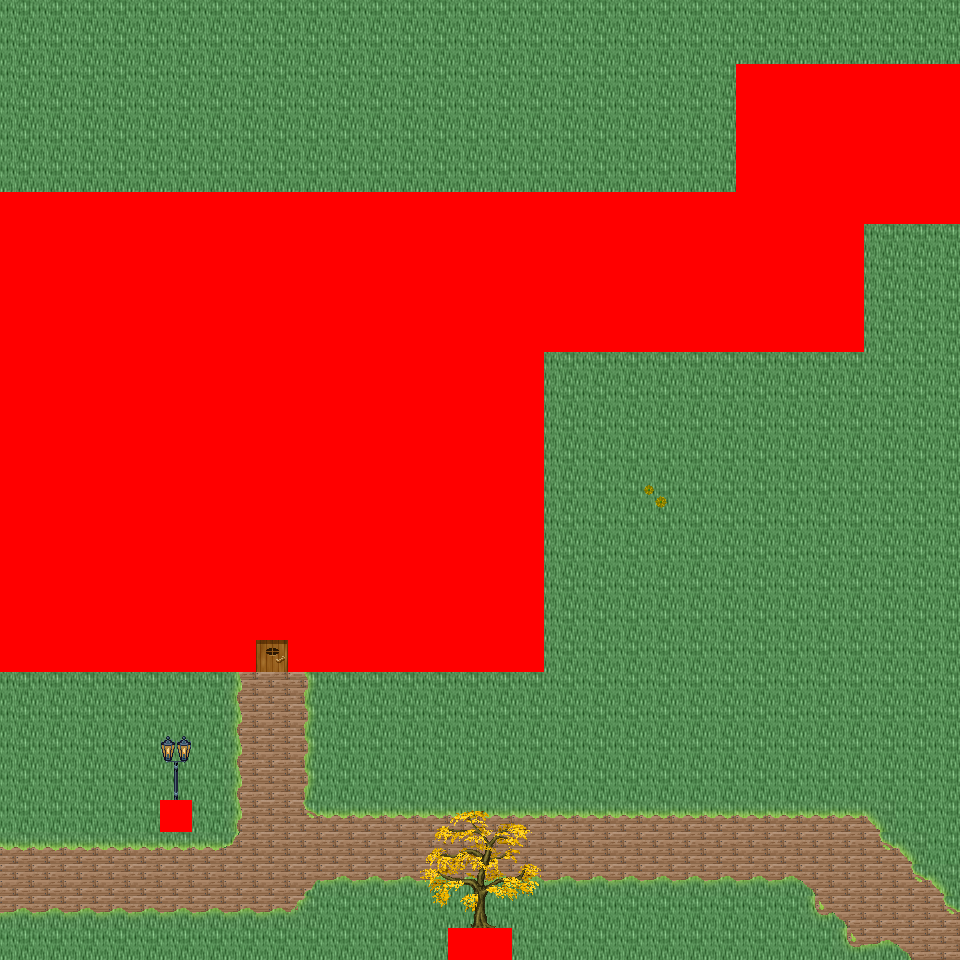

Rendered tile map (Tiled .tmx) drawn with the repository's tilesets; below, a short description and the map source with its tile grids summarised:
An orthogonal 30x30 tile map with 32x32 px tiles, 6 tile layers (Ground, Object, Object2, Above, ...), 54 tilesets and 6 objects (6x mapExit).

<map version="1.0" orientation="orthogonal" renderorder="right-down" width="30" height="30" tilewidth="32" tileheight="32" nextobjectid="7">
  <tileset firstgid="1" name="tileset_logic_collision" tilewidth="32" tileheight="32" tilecount="1" columns="1">
    <image source="../drawable/tileset_logic_collision.png" width="32" height="32" />
  </tileset>
  <tileset firstgid="2" name="tileset_ground_ground" tilewidth="32" tileheight="32" tilecount="33" columns="3">
    <image source="../drawable/tileset_ground_ground.png" width="96" height="352" />
  </tileset>
  <tileset firstgid="35" name="tileset_building_castle" tilewidth="32" tileheight="32" tilecount="320" columns="20">
    <image source="../drawable/tileset_building_castle.png" width="640" height="512" />
  </tileset>
  <tileset firstgid="355" name="tileset_item_weapon_cannon" tilewidth="32" tileheight="32" tilecount="12" columns="3">
    <image source="../drawable/tileset_item_weapon_cannon.png" width="96" height="128" />
  </tileset>
  <tileset firstgid="367" name="tileset_item_pot_barrels_1" tilewidth="32" tileheight="32" tilecount="8" columns="4">
    <image source="../drawable/tileset_item_pot_barrels_1.png" width="128" height="64" />
  </tileset>
  <tileset firstgid="375" name="tileset_building_door_door" tilewidth="32" tileheight="32" tilecount="6" columns="3">
    <image source="../drawable/tileset_building_door_door.png" width="96" height="64" />
  </tileset>
  <tileset firstgid="381" name="tileset_building_door_closed" tilewidth="32" tileheight="32" tilecount="1" columns="1">
    <image source="../drawable/tileset_building_door_closed.png" width="32" height="32" />
  </tileset>
  <tileset firstgid="382" name="tileset_building_window_window_centered" tilewidth="32" tileheight="32" tilecount="1" columns="1">
    <image source="../drawable/tileset_building_window_window_centered.png" width="32" height="32" />
  </tileset>
  <tileset firstgid="383" name="tileset_building_decoration_chimney_big" tilewidth="32" tileheight="32" tilecount="2" columns="1">
    <image source="../drawable/tileset_building_decoration_chimney_big.png" width="32" height="64" />
  </tileset>
  <tileset firstgid="385" name="tileset_ground_grass_edges" tilewidth="32" tileheight="32" tilecount="36" columns="12">
    <image source="../drawable/tileset_ground_grass_edges.png" width="384" height="96" />
  </tileset>
  <tileset firstgid="421" name="tileset_ground_grass_corners" tilewidth="32" tileheight="32" tilecount="24" columns="6">
    <image source="../drawable/tileset_ground_grass_corners.png" width="192" height="128" />
  </tileset>
  <tileset firstgid="445" name="tileset_plant_tree_fall_trees" tilewidth="32" tileheight="32" tilecount="40" columns="8">
    <image source="../drawable/tileset_plant_tree_fall_trees.png" width="256" height="160" />
  </tileset>
  <tileset firstgid="485" name="tileset_plant_tree_locust_tree" tilewidth="32" tileheight="32" tilecount="20" columns="4">
    <image source="../drawable/tileset_plant_tree_locust_tree.png" width="128" height="160" />
  </tileset>
  <tileset firstgid="505" name="tileset_furniture_chair_bench_white" tilewidth="32" tileheight="32" tilecount="8" columns="2">
    <image source="../drawable/tileset_furniture_chair_bench_white.png" width="64" height="128" />
  </tileset>
  <tileset firstgid="513" name="tileset_plant_flower_daisy_blue" tilewidth="32" tileheight="32" tilecount="8" columns="2">
    <image source="../drawable/tileset_plant_flower_daisy_blue.png" width="64" height="128" />
  </tileset>
  <tileset firstgid="521" name="tileset_plant_flower_daisy_red" tilewidth="32" tileheight="32" tilecount="8" columns="2">
    <image source="../drawable/tileset_plant_flower_daisy_red.png" width="64" height="128" />
  </tileset>
  <tileset firstgid="529" name="tileset_plant_flower_daisy_white" tilewidth="32" tileheight="32" tilecount="8" columns="2">
    <image source="../drawable/tileset_plant_flower_daisy_white.png" width="64" height="128" />
  </tileset>
  <tileset firstgid="537" name="tileset_plant_flower_daisy_yellow" tilewidth="32" tileheight="32" tilecount="8" columns="2">
    <image source="../drawable/tileset_plant_flower_daisy_yellow.png" width="64" height="128" />
  </tileset>
  <tileset firstgid="545" name="tileset_plant_flower_flower_bed_1" tilewidth="32" tileheight="32" tilecount="35" columns="7">
    <image source="../drawable/tileset_plant_flower_flower_bed_1.png" width="224" height="160" />
  </tileset>
  <tileset firstgid="580" name="tileset_plant_flower_planted_containers" tilewidth="32" tileheight="32" tilecount="16" columns="4">
    <image source="../drawable/tileset_plant_flower_planted_containers.png" width="128" height="128" />
  </tileset>
  <tileset firstgid="596" name="tileset_item_pot_pot_grey" tilewidth="32" tileheight="32" tilecount="1" columns="1">
    <image source="../drawable/tileset_item_pot_pot_grey.png" width="32" height="32" />
  </tileset>
  <tileset firstgid="597" name="tileset_item_pot_pot_burgundy" tilewidth="32" tileheight="32" tilecount="1" columns="1">
    <image source="../drawable/tileset_item_pot_pot_burgundy.png" width="32" height="32" />
  </tileset>
  <tileset firstgid="598" name="tileset_building_decoration_chimney" tilewidth="32" tileheight="32" tilecount="2" columns="1">
    <image source="../drawable/tileset_building_decoration_chimney.png" width="32" height="64" />
  </tileset>
  <tileset firstgid="600" name="tileset_furniture_light_lamp_blue" tilewidth="32" tileheight="32" tilecount="3" columns="1">
    <image source="../drawable/tileset_furniture_light_lamp_blue.png" width="32" height="96" />
  </tileset>
  <tileset firstgid="603" name="tileset_light_dim_light_7x5" tilewidth="32" tileheight="32" tilecount="35" columns="7">
    <image source="../drawable/tileset_light_dim_light_7x5.png" width="224" height="160" />
  </tileset>
  <tileset firstgid="638" name="tileset_logic_protection" tilewidth="32" tileheight="32" tilecount="2" columns="2">
    <image source="../drawable/tileset_logic_protection.png" width="64" height="32" />
  </tileset>
  <tileset firstgid="640" name="tileset_furniture_table_bazaar_table_1" tilewidth="32" tileheight="32" tilecount="4" columns="2">
    <image source="../drawable/tileset_furniture_table_bazaar_table_1.png" width="64" height="64" />
  </tileset>
  <tileset firstgid="644" name="tileset_furniture_table_bazaar_table_2" tilewidth="32" tileheight="32" tilecount="6" columns="2">
    <image source="../drawable/tileset_furniture_table_bazaar_table_2.png" width="64" height="96" />
  </tileset>
  <tileset firstgid="650" name="tileset_furniture_table_bazaar_table_3" tilewidth="32" tileheight="32" tilecount="6" columns="2">
    <image source="../drawable/tileset_furniture_table_bazaar_table_3.png" width="64" height="96" />
  </tileset>
  <tileset firstgid="656" name="tileset_furniture_table_bazaar_table_4" tilewidth="32" tileheight="32" tilecount="6" columns="2">
    <image source="../drawable/tileset_furniture_table_bazaar_table_4.png" width="64" height="96" />
  </tileset>
  <tileset firstgid="662" name="tileset_furniture_table_bazaar_table_5" tilewidth="32" tileheight="32" tilecount="6" columns="2">
    <image source="../drawable/tileset_furniture_table_bazaar_table_5.png" width="64" height="96" />
  </tileset>
  <tileset firstgid="668" name="tileset_furniture_table_flowers_on_bench2" tilewidth="32" tileheight="32" tilecount="6" columns="3">
    <image source="../drawable/tileset_furniture_table_flowers_on_bench2.png" width="96" height="64" />
  </tileset>
  <tileset firstgid="674" name="tileset_furniture_table_flowers_on_benches" tilewidth="32" tileheight="32" tilecount="10" columns="2">
    <image source="../drawable/tileset_furniture_table_flowers_on_benches.png" width="64" height="160" />
  </tileset>
  <tileset firstgid="684" name="tileset_furniture_table_vendors_table" tilewidth="32" tileheight="32" tilecount="35" columns="7">
    <image source="../drawable/tileset_furniture_table_vendors_table.png" width="224" height="160" />
  </tileset>
  <tileset firstgid="719" name="tileset_item_drink_bottles_and_cups" tilewidth="32" tileheight="32" tilecount="16" columns="4">
    <image source="../drawable/tileset_item_drink_bottles_and_cups.png" width="128" height="128" />
  </tileset>
  <tileset firstgid="735" name="tileset_item_drink_beers_and_flasks" tilewidth="32" tileheight="32" tilecount="12" columns="4">
    <image source="../drawable/tileset_item_drink_beers_and_flasks.png" width="128" height="96" />
  </tileset>
  <tileset firstgid="747" name="tileset_item_drink_casks" tilewidth="32" tileheight="32" tilecount="4" columns="2">
    <image source="../drawable/tileset_item_drink_casks.png" width="64" height="64" />
  </tileset>
  <tileset firstgid="751" name="tileset_item_food_meals_1" tilewidth="32" tileheight="32" tilecount="2" columns="2">
    <image source="../drawable/tileset_item_food_meals_1.png" width="64" height="32" />
  </tileset>
  <tileset firstgid="753" name="tileset_item_food_rustic_meals" tilewidth="32" tileheight="32" tilecount="2" columns="2">
    <image source="../drawable/tileset_item_food_rustic_meals.png" width="64" height="32" />
  </tileset>
  <tileset firstgid="755" name="tileset_item_household_food_preparation_2" tilewidth="32" tileheight="32" tilecount="4" columns="2">
    <image source="../drawable/tileset_item_household_food_preparation_2.png" width="64" height="64" />
  </tileset>
  <tileset firstgid="759" name="tileset_item_pot_barrels_2" tilewidth="32" tileheight="32" tilecount="8" columns="4">
    <image source="../drawable/tileset_item_pot_barrels_2.png" width="128" height="64" />
  </tileset>
  <tileset firstgid="767" name="tileset_item_drink_olive_oil_vinegar" tilewidth="32" tileheight="32" tilecount="4" columns="2">
    <image source="../drawable/tileset_item_drink_olive_oil_vinegar.png" width="64" height="64" />
  </tileset>
  <tileset firstgid="771" name="tileset_ground_ground_3" tilewidth="32" tileheight="32" tilecount="5" columns="5">
    <image source="../drawable/tileset_ground_ground_3.png" width="160" height="32" />
  </tileset>
  <tileset firstgid="776" name="tileset_building_decoration_banner" tilewidth="32" tileheight="32" tilecount="12" columns="1">
    <image source="../drawable/tileset_building_decoration_banner.png" width="32" height="384" />
  </tileset>
  <tileset firstgid="788" name="tileset_building_cottage" tilewidth="32" tileheight="32" tilecount="256" columns="16">
    <image source="../drawable/tileset_building_cottage.png" width="512" height="512" />
  </tileset>
  <tileset firstgid="1044" name="tileset_building_roof_thatched_roof" tilewidth="32" tileheight="32" tilecount="256" columns="16">
    <image source="../drawable/tileset_building_roof_thatched_roof.png" width="512" height="512" />
  </tileset>
  <tileset firstgid="1300" name="tileset_building_door_doors" tilewidth="32" tileheight="32" tilecount="256" columns="16">
    <image source="../drawable/tileset_building_door_doors.png" width="512" height="512" />
  </tileset>
  <tileset firstgid="1556" name="tileset_building_window_windows" tilewidth="32" tileheight="32" tilecount="256" columns="16">
    <image source="../drawable/tileset_building_window_windows.png" width="512" height="512" />
  </tileset>
  <tileset firstgid="1812" name="tileset_logic_portal" tilewidth="32" tileheight="32" tilecount="24" columns="8">
    <image source="../drawable/tileset_logic_portal.png" width="256" height="96" />
  </tileset>
  <tileset firstgid="1836" name="tileset_plant_bush_leafy" tilewidth="32" tileheight="32" tilecount="48" columns="8">
    <image source="../drawable/tileset_plant_bush_leafy.png" width="256" height="192" />
  </tileset>
  <tileset firstgid="1884" name="tileset_plant_bushes_and_trees" tilewidth="32" tileheight="32" tilecount="144" columns="16">
    <image source="../drawable/tileset_plant_bushes_and_trees.png" width="512" height="289" />
  </tileset>
  <tileset firstgid="2028" name="tileset_plant_bush_berried" tilewidth="32" tileheight="32" tilecount="60" columns="5">
    <image source="../drawable/tileset_plant_bush_berried.png" width="160" height="384" />
  </tileset>
  <tileset firstgid="2088" name="tileset_plant_bush_fern" tilewidth="32" tileheight="32" tilecount="32" columns="8">
    <image source="../drawable/tileset_plant_bush_fern.png" width="256" height="128" />
  </tileset>
  <tileset firstgid="2120" name="tileset_plant_bush_bush_pinks" tilewidth="32" tileheight="32" tilecount="4" columns="2">
    <image source="../drawable/tileset_plant_bush_bush_pinks.png" width="64" height="64" />
  </tileset>
  <layer name="Ground" width="30" height="30">
    <data>[900 cells, 900 non-empty, 11 distinct tile ids]</data>
  </layer>
  <layer name="Object" width="30" height="30">
    <data>[900 cells, 161 non-empty, 33 distinct tile ids]</data>
  </layer>
  <layer name="Object2" width="30" height="30">
    <data>[900 cells, 8 non-empty, 7 distinct tile ids]</data>
  </layer>
  <layer name="Above" width="30" height="30">
    <data>[900 cells, 18 non-empty, 18 distinct tile ids]</data>
  </layer>
  <layer name="Above2" width="30" height="30">
    <data>[900 cells, 0 non-empty, 0 distinct tile ids]</data>
  </layer>
  <layer name="Walkable" width="30" height="30">
    <data>[900 cells, 338 non-empty, 1 distinct tile ids]</data>
  </layer>
  <objectgroup name="MapEvents">
    <object id="1" name="south" type="mapExit" x="0" y="928" width="448" height="32">
      <properties>
        <property name="map" value="level_0_x37_y43" />
        <property name="x" value="0" />
        <property name="y" value="1" />
      </properties>
    </object>
    <object id="2" name="south2" type="mapExit" x="512" y="928" width="448" height="32">
      <properties>
        <property name="map" value="level_0_x37_y43" />
        <property name="x" value="16" />
        <property name="y" value="1" />
      </properties>
    </object>
    <object id="3" name="west" type="mapExit" x="0" y="0" width="32" height="192">
      <properties>
        <property name="map" value="level_0_x36_y42" />
        <property name="x" value="28" />
        <property name="y" value="0" />
      </properties>
    </object>
    <object id="4" name="west2" type="mapExit" x="0" y="672" width="32" height="288">
      <properties>
        <property name="map" value="level_0_x36_y42" />
        <property name="x" value="28" />
        <property name="y" value="21" />
      </properties>
    </object>
    <object id="5" name="east" type="mapExit" x="928" y="0" width="32" height="64">
      <properties>
        <property name="map" value="level_0_x38_y42" />
        <property name="x" value="1" />
        <property name="y" value="0" />
      </properties>
    </object>
    <object id="6" name="east2" type="mapExit" x="928" y="224" width="32" height="736">
      <properties>
        <property name="map" value="level_0_x38_y42" />
        <property name="x" value="1" />
        <property name="y" value="7" />
      </properties>
    </object>
  </objectgroup>
</map>
